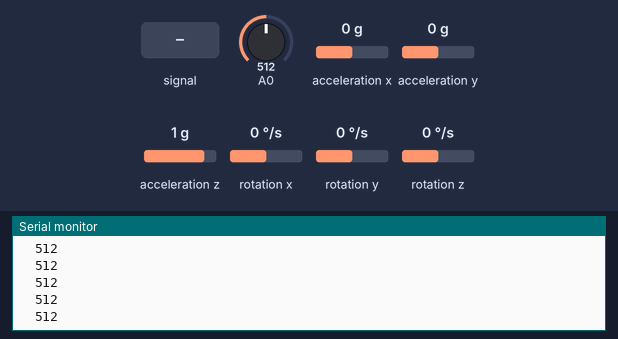
Bench run of a sketch on a simulated Arduino Uno, built with avr-gcc and run on an emulated ATmega328P. Parts: the last lines printed to the serial monitor. The test bench sets the inputs (shaded band); at power-on: A0 = 512, acceleration x 0 g, acceleration y 0 g, acceleration z 1 g, rotation x 0 °/s, rotation y 0 °/s, rotation z 0 °/s.

Above: at 2.2 s.
2.3 s: A0 fed a 200 Hz sine of ±81 counts around its level
At 3.2 s:
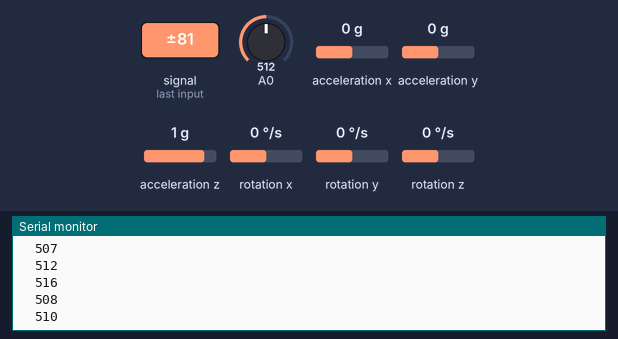
3.8 s: A0 set to 716
At 4.9 s:
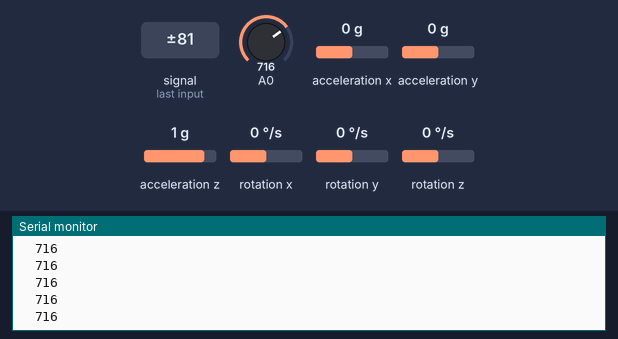
5.3 s: A0 fed a 1000 Hz sine of ±255 counts around its level
At 6.0 s:
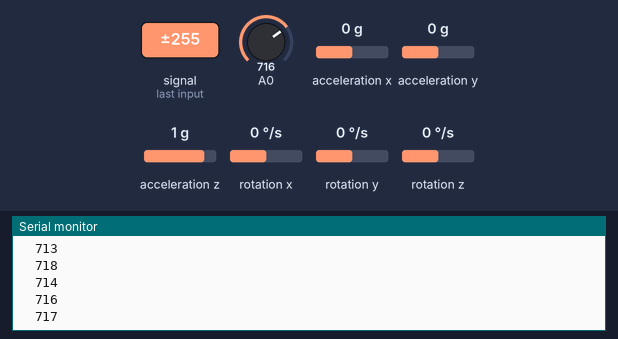
6.8 s: A0 set to 992
At 7.5 s:
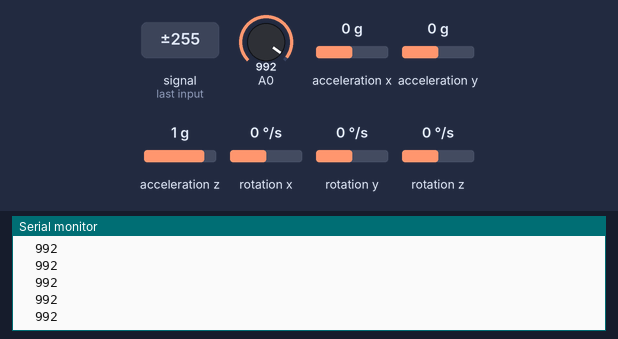
Timing chart, 0 to 9.3 s (numbered marks = the images above; inputs shaded):
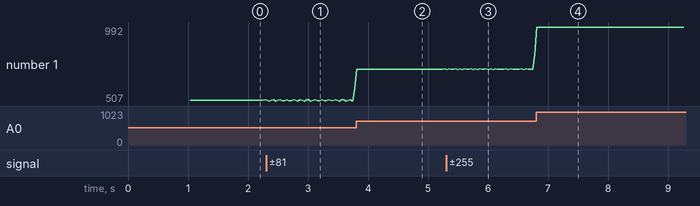

Measured:
- after the input at 2.3 s, the serial monitor: prints a new line at once (image 1)
- after the input at 3.8 s, the serial monitor: prints a new line at once (image 2)
- after the input at 5.3 s, the serial monitor: prints a new line at once (image 3)
- after the input at 6.8 s, the serial monitor: prints a new line at once (image 4)
- plotted number 1: 515 → 592 after the input at 2.3 s, 592 → 718 after the input at 3.8 s, 718 → 811 after the input at 5.3 s, 811 → 992 after the input at 6.8 s

The sketch:

mpu_test.ino
```cpp
#include "MPU6050.h"
MPU6050 mpu;
int16_t ax, ay, az;
int16_t gx, gy, gz;
void setup() {
  Wire.begin();
  Serial.begin(9600);
  mpu.initialize();
  // состояние соединения
  Serial.println(mpu.testConnection() ? "MPU6050 OK" : "MPU6050 FAIL");
  delay(1000);
}
void loop() {
  mpu.getMotion6(&ax, &ay, &az, &gx, &gy, &gz);
  ax = map(ax, -16384, 16384, -180, 180);
  Serial.println(analogReadStab(ax)); Serial.print('\t');
  //Serial.print(ay); Serial.print('\t');
  //Serial.println(az); Serial.print('\t');
  /*Serial.print(gx); Serial.print('\t');
  Serial.print(gy); Serial.print('\t');
  Serial.println(gz);*/
  delay(5);
}


int analogReadStab(byte analogPin) {
  long sum = 0;
  for (int p = 0; p <= 255; p++) {
    sum += analogRead(analogPin);
  }
  sum = sum >> 8;
  return sum;
}
```
